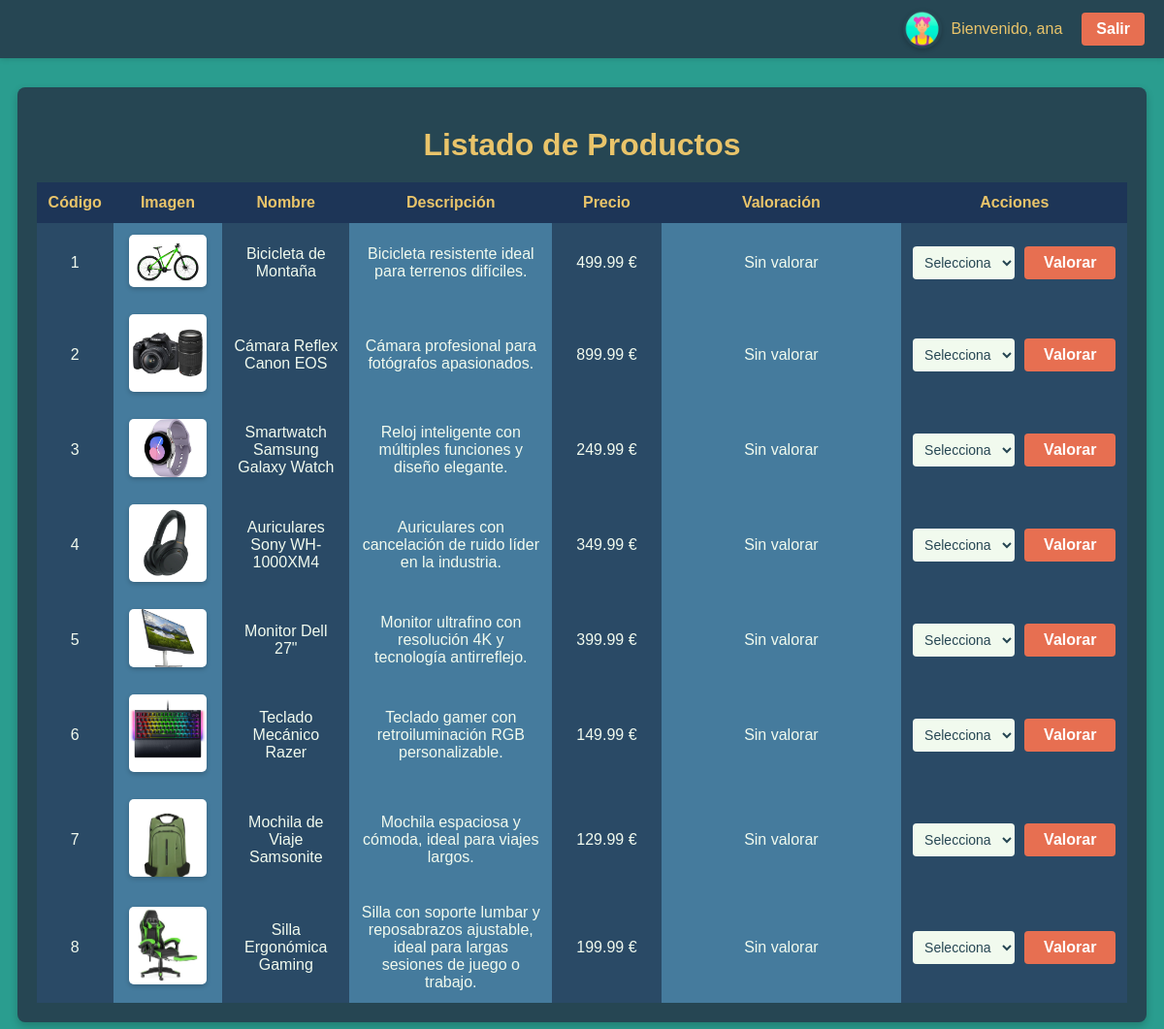
Screenshot of /templates/listado.php (signed in) with the database file from the repository.
### tables this page shows
CREATE TABLE productos (
    id INT AUTO_INCREMENT PRIMARY KEY,
    nombre VARCHAR(100) NOT NULL,
    descripcion TEXT NOT NULL,
    precio DECIMAL(10, 2),
    imagen VARCHAR(255) DEFAULT NULL
);

### templates/listado.php (the view, shortened to what this page needs)
<?php
require_once '../include/conexion.php';
try {
    $stmt = $pdo->prepare("SELECT * FROM productos");
    $stmt->execute();
    $productos = $stmt->fetchAll();
} catch (PDOException $e) {
    error_log("Error al obtener productos: " . $e->getMessage());
    echo "No se pudieron cargar los productos. Intente más tarde.";
    exit;
}
$usuario = htmlspecialchars($_SESSION['usuario']);
$imagenUsuario = '';
switch ($usuario) {
    case 'ana':
        $imagenUsuario = 'user_ana.png';
        break;
}
?>
<!DOCTYPE html>
<html lang="es">
<head>
    <link rel="stylesheet" href="../css/estilos.css">
    <link rel="stylesheet" href="https://cdnjs.cloudflare.com/ajax/libs/font-awesome/6.0.0-beta3/css/all.min.css">
</head>
<body>
    <div class="header">
        <img src="../img/<?php echo $imagenUsuario; ?>" alt="Usuario" class="user-icon">
        <span class="user-name">Bienvenido, <?php echo $usuario; ?></span>
        <a href="../templates/logout.php" class="logout-button">Salir</a>
    </div>
    <div class="container">
        <h1>Listado de Productos</h1>
        <table>
            <thead>
                <tr>
                    <th>Código</th>
                    <th>Imagen</th>
                    <th>Nombre</th>
                    <th>Descripción</th>
                    <th>Precio</th>
                    <th>Valoración</th>
                    <th>Acciones</th>
                </tr>
            </thead>
            <tbody>
                <?php foreach ($productos as $producto): ?>
                    <tr>
                        <td><?php echo $producto['id']; ?></td>
                        <td>
                            <img src="../img/<?php echo htmlspecialchars($producto['imagen']); ?>"
                                 alt="<?php echo htmlspecialchars($producto['nombre']); ?>"
                                 class="product-image" onclick="openModal(this)">
                        </td>
                        <td><?php echo htmlspecialchars($producto['nombre']); ?></td>
                        <td><?php echo htmlspecialchars($producto['descripcion']); ?></td>
                        <td><?php echo number_format($producto['precio'], 2); ?> €</td>
                        <td id="valoracion-<?php echo $producto['id']; ?>">
                            <?php
                            try {
                                $stmtValoracion = $pdo->prepare("SELECT AVG(cantidad) AS media, COUNT(*) AS votos FROM votos WHERE idPr = :idPr");
                                $stmtValoracion->execute(['idPr' => $producto['id']]);
                                $valoracion = $stmtValoracion->fetch();
                                if ($valoracion['votos'] > 0) {
                                    $media = round($valoracion['media'], 1);
                                    $estrellasLlenas = floor($media);
                                    $mediaRestante = $media - $estrellasLlenas;
                                    $mediaEstrella = $mediaRestante >= 0.5 ? 1 : 0;
                                    $estrellasVacias = 5 - ($estrellasLlenas + $mediaEstrella);
                                    for ($i = 0; $i < $estrellasLlenas; $i++) {
                                        echo '<i class="fas fa-star"></i>';
                                    }
                                    if ($mediaEstrella) {
                                        echo '<i class="fas fa-star-half-alt"></i>';
                                    }
                                    for ($i = 0; $i < $estrellasVacias; $i++) {
                                        echo '<i class="far fa-star"></i>';
                                    }
                                    $textoValoraciones = $valoracion['votos'] === 1 ? '1 valoración' : "{$valoracion['votos']} valoraciones";
                                    echo " <span class='rating-text'>($textoValoraciones)</span>";
                                } else {
                                    echo "Sin valorar";
                                }
                            } catch (PDOException $e) {
                                error_log("Error al calcular la valoración: " . $e->getMessage());
                                echo "Error en valoración";
                            }
                            ?>
                        </td>
                        <td>
                            <?php if ($usuario === 'admin'): ?>
                                <div class="botones-container">
                                    <a href="update.php?id=<?php echo $producto['id']; ?>" class="btn-admin">Editar</a>
                                    <a href="borrar.php?id=<?php echo $producto['id']; ?>" class="btn-admin" onclick="return confirm('¿Estás seguro de eliminar este producto?')">Borrar</a>
                                </div>
                            <?php else: ?>
                                <div class="valorar-container">
                                    <select class="select-valoracion" data-id="<?php echo $producto['id']; ?>">
                                        <option value="">Selecciona</option>
                                    </select>
                                    <button class="btn-valorar" data-id="<?php echo $producto['id']; ?>">Valorar</button>
                                </div>
                            <?php endif; ?>
                        </td>
                    </tr>
                <?php endforeach; ?>
            </tbody>
        </table>
    </div>
</body>
</html>

### css/estilos.css (style rules this page uses)
body { font-family: Arial, sans-serif; background-color: #2a9d8f; margin-top: 90px; padding: 0; display: flex; justify-content: center; align-items: center; min-height: 100vh; color: #fff; }
.container { background: #264653; padding: 20px; border-radius: 8px; box-shadow: 0 4px 8px rgba(0, 0, 0, 0.2); width: 95%; max-width: 1200px; text-align: center; }
h1 { margin-bottom: 20px; color: #e9c46a; }
.header { display: flex; align-items: center; justify-content: flex-end; background-color: #264653; padding: 10px 20px; position: absolute; top: 0; right: 0; left: 0; z-index: 1000; box-shadow: 0 2px 5px rgba(0, 0, 0, 0.1); }
.user-icon { width: 40px; height: 40px; border-radius: 50%; margin-right: 10px; box-shadow: 0 2px 5px rgba(0, 0, 0, 0.2); }
.user-name { color: #e9c46a; font-size: 16px; margin-right: 20px; }
.logout-button { padding: 8px 15px; background-color: #e76f51; color: white; border-radius: 4px; text-decoration: none; font-weight: bold; }
table { width: 100%; border-collapse: collapse; margin-top: 20px; }
th, td { padding: 12px; text-align: center; vertical-align: middle; }
th { background-color: #1d3557; color: #e9c46a; font-weight: bold; }
td { background-color: #457b9d; color: #f1faee; }
td:nth-child(odd) { background-color: #2a4a66; }
th:nth-child(2), td:nth-child(2) { width: 10%; }
th:nth-child(5), td:nth-child(5) { width: 10%; }
th:nth-child(6), td:nth-child(6) { width: 22%; }
select, button { padding: 8px; border: none; border-radius: 4px; font-size: 14px; cursor: pointer; }
select { background-color: #f1faee; color: #264653; }
.valorar-container { display: flex; align-items: center; justify-content: center; gap: 10px; }
button { padding: 8px 20px; background-color: #e76f51; color: white; border: none; border-radius: 4px; font-size: 16px; cursor: pointer; font-weight: bold; }
table img { border-radius: 5px; box-shadow: 0 2px 5px rgba(0, 0, 0, 0.2); max-height: 80px; width: 80px; object-fit: cover; cursor: pointer; transition: transform 0.3s ease; }

### rows the page displays
productos: id "1", imagen (picture), nombre "Bicicleta de Montaña", descripcion "Bicicleta resistente ideal para terrenos difíciles.", precio "499.99"
productos: id "2", imagen (picture), nombre "Cámara Reflex Canon EOS", descripcion "Cámara profesional para fotógrafos apasionados.", precio "899.99"
productos: id "3", imagen (picture), nombre "Smartwatch Samsung Galaxy Watch", descripcion "Reloj inteligente con múltiples funciones y diseño elegante.", precio "249.99"
productos: id "4", imagen (picture), nombre "Auriculares Sony WH-1000XM4", descripcion "Auriculares con cancelación de ruido líder en la industria.", precio "349.99"
productos: id "5", imagen (picture), nombre "Monitor Dell 27\"", descripcion "Monitor ultrafino con resolución 4K y tecnología antirreflejo.", precio "399.99"
productos: id "6", imagen (picture), nombre "Teclado Mecánico Razer", descripcion "Teclado gamer con retroiluminación RGB personalizable.", precio "149.99"
productos: id "7", imagen (picture), nombre "Mochila de Viaje Samsonite", descripcion "Mochila espaciosa y cómoda, ideal para viajes largos.", precio "129.99"
productos: id "8", imagen (picture), nombre "Silla Ergonómica Gaming", descripcion "Silla con soporte lumbar y reposabrazos ajustable, ideal para largas sesiones de juego o trabajo.", precio "199.99"

### other values shown
$usuario "ana"
